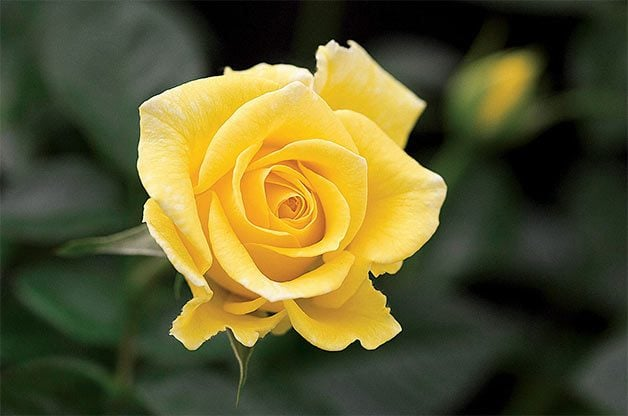
#> input picture yellow-miniflora-rose-david-austin-roses.jpg, 628 x 416 px, found by its file name
$ python edge_detection.py
#> lines starting #> are read from the running program, lines starting #| are printed output that depends on the picture; after the words box and inside, x2 and y2 are one past the last pixel; in counts of white or black regions, pixels touching at a corner belong together
#> further down, original_image is the input picture: shape (416, 628, 3); mean B, G, R 45.2, 88, 92.2
import cv2
import numpy as np
import os

def detect_edges(image_path, output_path):
    image = cv2.imread(image_path)
    gray_image = cv2.cvtColor(image, cv2.COLOR_BGR2GRAY)  # Convert  to grayscale
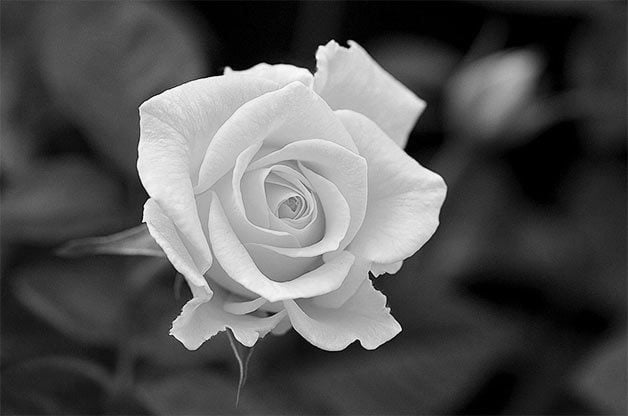
#> gray_image: shape (416, 628); min 0, max 254, mean 84.4
    edges = cv2.Canny(gray_image, 100, 200)
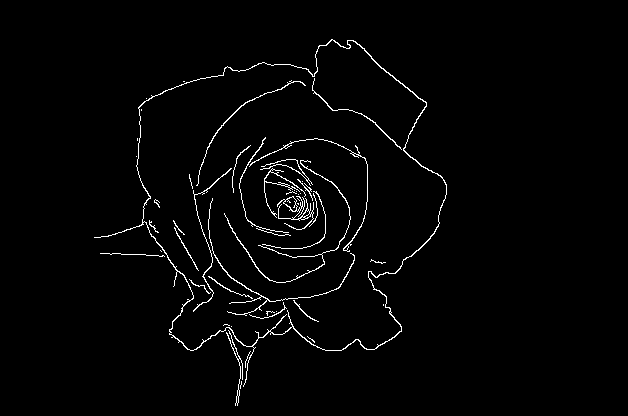
#> edges: shape (416, 628); 2% white in thin lines or dots, all inside (x1, y1, x2, y2) = (94, 39, 447, 406)
    cv2.imwrite(output_path, edges)

    return edges

input_image_path = '/Users/sidkduggal/Documents/Code/iKites Training/yellow-miniflora-rose-david-austin-roses.jpg'
output_image_path = os.path.join(os.path.dirname(input_image_path), 'edges_image.jpg')

original_image = cv2.imread(input_image_path)
edges_image = detect_edges(input_image_path, output_image_path)

cv2.imshow('Original Image', original_image)
cv2.imshow('Edges Image', edges_image)

cv2.waitKey(0)
cv2.destroyAllWindows()

$ run again, with modified_image.jpg copied over yellow-miniflora-rose-david-austin-roses.jpg
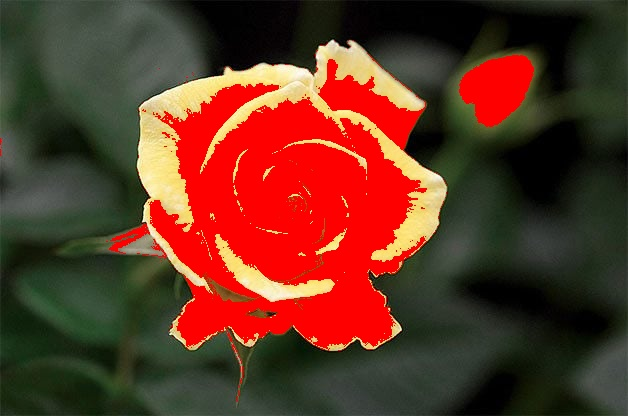
#> input picture modified_image.jpg, 628 x 416 px, found by its file name
#> original_image is the input picture: shape (416, 628, 3); mean B, G, R 35.2, 52.5, 97.7
#> in detect_edges, `gray_image = cv2.cvtColor(image, cv2.COLOR_BGR2GRAY)`:
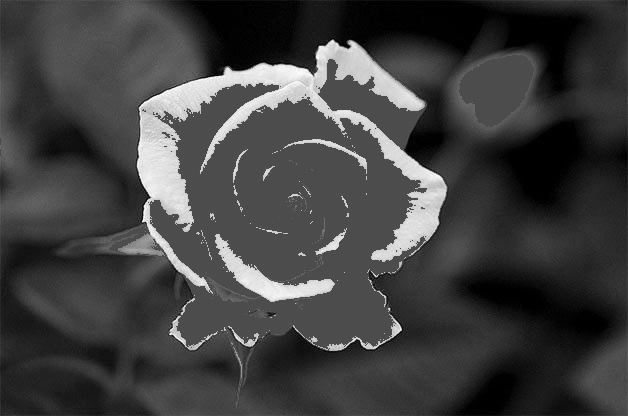
#> gray_image: shape (416, 628); min 0, max 253, mean 64
#> in detect_edges, `edges = cv2.Canny(gray_image, 100, 200)`:
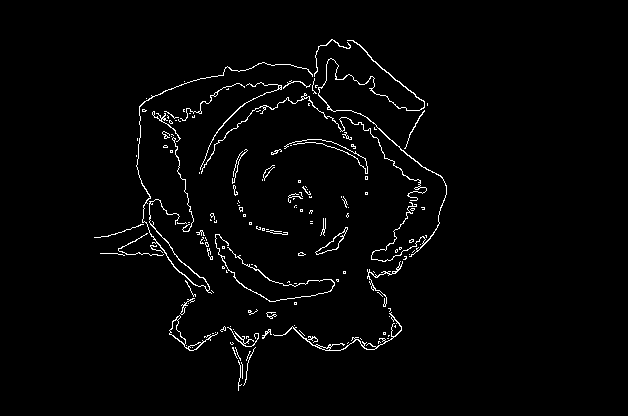
#> edges: shape (416, 628); 2.1% white in thin lines or dots, all inside (x1, y1, x2, y2) = (94, 39, 447, 391)
